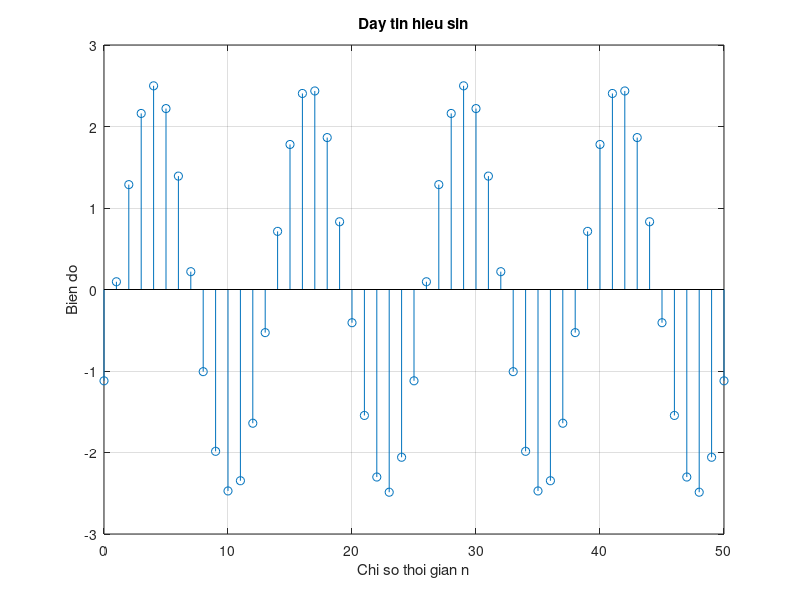

Reproduce this figure in MATLAB.
n=0:50;
f=0.08;
phase=90;
a=2.5;
arg=2*pi*f*n-phase;
x=a*cos(arg);
clf;
stem(n,x);
axis([0 50 -3 3]);
grid;
xlabel('Chi so thoi gian n'); ylabel('Bien do');
title('Day tin hieu sin');
axis;

